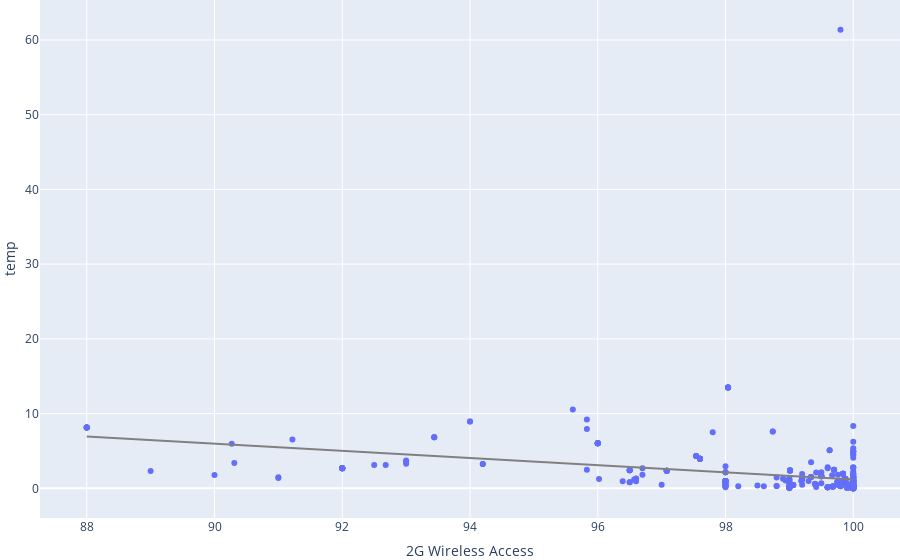

This figure's notebook cell:
### Code cell
fig = px.scatter(dense_df, y='temp',
                     x='2G Wireless Access',
                     trendline='ols',trendline_color_override='grey',
                     hover_name='ISO')
fig.update_layout(margin={'r': 0, 't': 0, 'l': 0, 'b': 0})

### Figure 1 — Plotly figure (JSON) as saved in the notebook; plotly's stock layout.template omitted (floating-point values rounded to 4 significant figures; data arrays with more than 128 entries replaced by an {"elided": "..."} marker saying what was removed)
{"data": [{"hovertemplate": "<b>%{hovertext}</b><br><br>2G Wireless Access=%{x}<br>temp=%{y}<extra></extra>", "hovertext": {"elided": "820 str values"}, "legendgroup": "", "marker": {"color": "#636efa", "symbol": "circle"}, "mode": "markers", "name": "", "orientation": "v", "showlegend": false, "type": "scatter", "x": {"elided": "820 float values"}, "xaxis": "x", "y": {"elided": "820 float values"}, "yaxis": "y"}, {"hovertemplate": "<b>OLS trendline</b><br>temp = -0.479239 * 2G Wireless Access + 49.1052<br>R<sup>2</sup>=0.094899<br><br>2G Wireless Access=%{x}<br>temp=%{y} <b>(trend)</b><extra></extra>", "legendgroup": "", "line": {"color": "grey"}, "marker": {"color": "#636efa", "symbol": "circle"}, "mode": "lines", "name": "", "showlegend": false, "type": "scatter", "x": {"elided": "405 float values"}, "xaxis": "x", "y": {"elided": "405 float values"}, "yaxis": "y"}], "layout": {"legend": {"tracegroupgap": 0}, "margin": {"b": 0, "l": 0, "r": 0, "t": 0}, "xaxis": {"anchor": "y", "domain": [0, 1], "title": {"text": "2G Wireless Access"}}, "yaxis": {"anchor": "x", "domain": [0, 1], "title": {"text": "temp"}}}}
